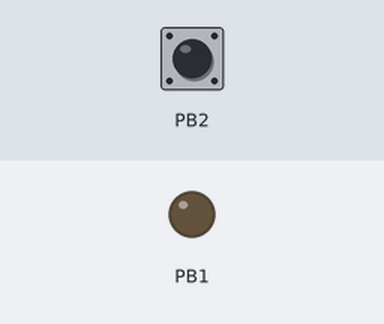
This sketch was run on a simulated ATtiny85, built with avr-gcc and run on an emulated ATtiny85. Parts: output pins drawn as LEDs (lit = HIGH). Inputs (shaded band) come from the test bench; at power-on: PB2 HIGH.

Above: at 0.1 s.
At 15.3 s:
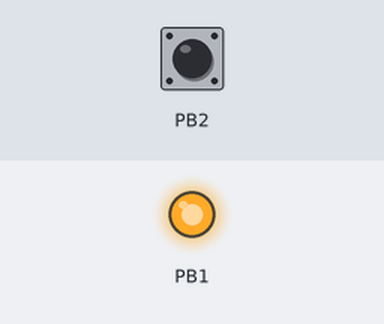
Timing chart, 0 to 16.8 s (numbered marks = the images above):
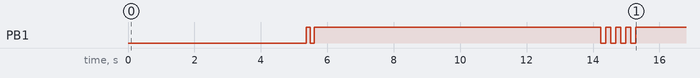

The sketch:

firewall-rules.ino
```cpp
// recon/firewall-rules - Tier 2
//
// Firewall profiles and the enabled rules.
//
// (no notes)
//
// Read-only, no persistence, nothing left behind except the text file named in
// R_OUT. Output lands in C:\Users\Public\ds-recon\ on the target.

#include <duck.h>

// PROGMEM: this string must live in flash, not SRAM. The ATtiny85 has 512
// bytes of RAM and this script is far larger than that.
static const char S[] PROGMEM =
    R_MKDIR
    "'=== PROFILES ==='"
    "Get-NetFirewallProfile|Select Name,Enabled,DefaultInboundAction,DefaultOutboundAction,LogAllowed,LogBlocked|Format-Table -Auto|Out-String -Width 200"
    "'=== ENABLED RULES ==='"
    "Get-NetFirewallRule -EA 0|Where-Object {$_.Enabled -eq 'True'}|Select -First 60 DisplayName,Direction,Action,Profile|Format-Table -Auto|Out-String -Width 200"
    "'=== ALLOW ANY ==='"
    "Get-NetFirewallRule -EA 0|Where-Object {$_.Enabled -eq 'True' -and $_.Action -eq 'Allow'}|Select -First 40 DisplayName,Direction,Profile|Format-Table -Auto|Out-String -Width 200"
    R_OUT("firewall-rules.txt")
    R_SHOW("firewall-rules.txt");

void setup() {
  duckBegin();
  ledPulse(2, 120, 120);
  recon(S);
  ledPulse(4, 150, 150);
}

void loop() {}
```
